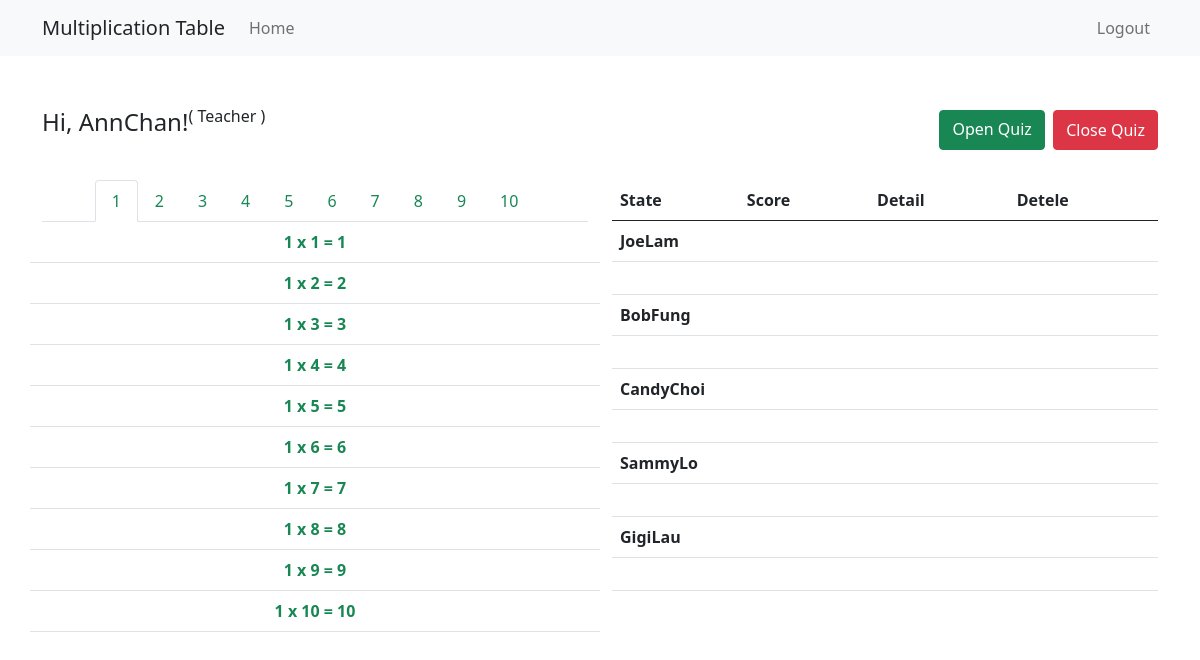
Screenshot of /home (signed in) with the database file from the repository.
### app/models.py (models this page shows, shortened)
class User(UserMixin, db.Model):
    id = db.Column(db.Integer, primary_key=True)
    username = db.Column(db.String(64), index=True, unique=True)
    email = db.Column(db.String(120), index=True, unique=True)
    password_hash = db.Column(db.String(128))
    role = db.Column(db.String(128))
    quizzes = db.relationship('Quiz', backref='examinee', lazy='dynamic')
    def __repr__(self):
        return '{}'.format(self.username)

### app/routes.py (the view, shortened to what this page needs)
@app.route('/', methods=['GET', 'POST'])
@app.route('/home', methods=['GET', 'POST'])
def home():
    form=QuizForm()
    form.userid.choices = quiz_to_user()
    users = db.session.query(User).filter_by(role='Student')
    quizzes = db.session.query(Quiz).order_by(Quiz.id.desc())
    answers = db.session.query(Answer)
    return render_template('home.html', title='Home', form=form, quizzes=quizzes,
                           users=users, answers=answers)

### app/models.py (called while the page is built)
@login.user_loader
def load_user(id):
    return User.query.get(int(id))

### app/routes.py (called while the page is built)
def quiz_to_user():
    user_quiz_open = []
    user_choices = []
    for quiz in Quiz.query:
        if quiz.stage == 'open':
            user_quiz_open.append(quiz.user_id)
        elif quiz.stage == 'close':
            user_quiz_open.append(quiz.user_id)
    for user in User.query.filter_by(role='Student'):
        if not user.id in user_quiz_open:
            user_choices.append((user.id, user.username))
    return user_choices

### app/templates/home.html (shortened to what this page needs)
{% extends "base.html" %}
{% block content %}
<div class="row align-items-center">
    {% if not current_user.is_anonymous %}
    <div class="col d-sm-flex justify-content-md-start">
        <p class="fs-4">Hi, {{ current_user.username }}!</p>
        <p>( {{ current_user.role }} )</p>
    </div>
    {% if 'Teacher' in current_user.role %}
    <div class="col d-sm-flex justify-content-md-end">
        <a class="btn btn-success align-items-center" data-bs-toggle="offcanvas" data-bs-target="#offcanvasRight"
           aria-controls="offcanvasRight">Open Quiz</a>
        <p> &nbsp;&nbsp;</p>
        <button type="button" class="btn btn-danger align-items-center" data-bs-toggle="modal"
                data-bs-target="#close_quiz">
            Close Quiz
        </button>
    </div>
    {% endif %}
    {% endif %}
</div>
<br>
<div class="row justify-content-lg-center">
    <div class="col-lg-6">
        <nav>
            <div class="nav nav-tabs justify-content-center" id="nav-tab" role="tablist">
                <button class="nav-link text-success active" id="tab_1" data-bs-toggle="tab" data-bs-target="#page_1"
                        type="button" role="tab" aria-controls="page_1" aria-selected="true">1
                </button>
                {% for i in range(2,11) %}
                <button class="nav-link text-success" id="tab_{{ i }}" data-bs-toggle="tab"
                        data-bs-target="#page_{{ i }}"
                        type="button" role="tab" aria-controls="page_{{ i }}" aria-selected="true">{{ i }}
                </button>
                {% endfor%}
            </div>
        </nav>
        <div class="tab-content" id="nav-tabContent">
            <div class="tab-pane fade show active" id="page_1"
                 role="tabpanel" aria-labelledby="page_1-tab">
                <table class="table table-hover d-flex flex-column">
                    <tbody>
                    {% for j in range(1,11) %}
                    <tr class="row">
                        <td class="text-center text-success fw-bold">
                            1 x {{ j }} = {{ 1*j }}
                        </td>
                    </tr>
                    {% endfor %}
                    </tbody>
                </table>
            </div>
        </div>
    </div>
    {% if not current_user.is_anonymous %}
    {% if 'Teacher' in current_user.role %}
    <div class="col">
        <table class="table">
            <thead>
            <tr>
                <th scope="col">State</th>
                <th scope="col">Score</th>
                <th scope="col">Detail</th>
                <th scope="col">Detele</th>
            </tr>
            </thead>
            <tbody>
            {% for user in users %}
            <tr>
                <th colspan="5">{{ user }}</th>
            </tr>
            <tr>
                <td colspan="5">
                </td>
            </tr>
            {% endfor %}
            </tbody>
        </table>
    </div>
    {% endif %}
    {% endif %}
</div>
{% endblock %}

### app/templates/base.html (shortened to what this page needs)
<!doctype html>
<html>
<head>
    <link rel="stylesheet" type="text/css" href="{{ url_for('static', filename='css/bootstrap.min.css') }}">
</head>
<body>
<nav class="navbar navbar-expand-lg navbar-light bg-light">
    <div class="container">
        <div class="navbar-header">
            <span class="navbar-brand mb-0 h1 text-dark">Multiplication Table</span>
        </div>
        <div class="collapse navbar-collapse" id="navbar-collapse-1">
            <ul class="navbar-nav me-auto mb-2 mb-lg-0">
                <li class="nav-item"><a class="nav-link" href="{{ url_for('home') }}">Home</a></li>
            </ul>
            <ul class="navbar-nav ml-auto">
                {% if current_user.is_anonymous %}
                <li class="nav-item"><a class="nav-link" href="{{ url_for('login') }}">Login</a></li>
                {% else %}
                <li class="nav-item"><a class="nav-link" href="{{ url_for('logout') }}">Logout</a></li>
                {% endif %}
            </ul>
        </div>
    </div>
</nav>
<br>
<br>
<div class="container">
    {% block content %}{% endblock %}
    <br>
    <br>
</div>
</body>
</html>

### rows the page displays
User: username "AnnChan", role "Teacher"
User: username "JoeLam"
User: username "BobFung"
User: username "CandyChoi"
User: username "SammyLo"
User: username "GigiLau"

### other values shown
{{ i }} "2" "3" "4" "5" "6" "7" "8" "9" "10"
{{ j }} "1" "2" "3" "4" "5" "6" "7" "8" "9" "10"
{{ 1*j }} "1" "2" "3" "4" "5" "6" "7" "8" "9" "10"
